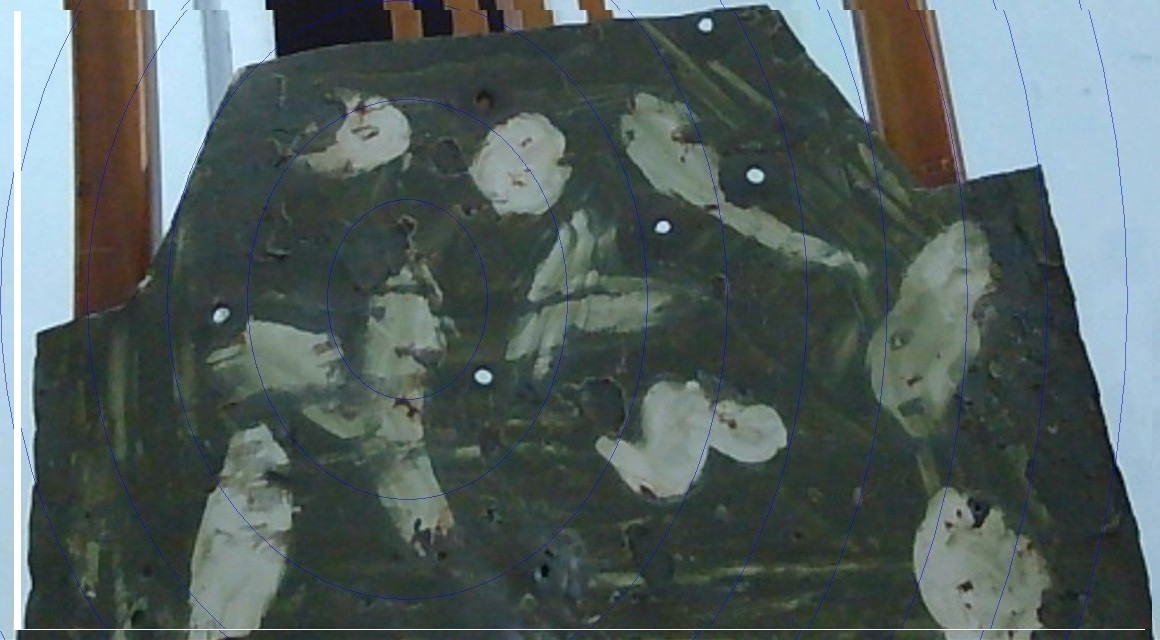
#> input picture test-1-2.jpg, 1160 x 640 px, found by its file name
$ python adaptive_thresholding.py
#> lines starting #> are read from the running program, lines starting #| are printed output that depends on the picture; after the words box and inside, x2 and y2 are one past the last pixel; in counts of white or black regions, pixels touching at a corner belong together
import cv2

# Load the image in grayscale
image = cv2.imread('./Images/Lane1/test-1-2.jpg', cv2.IMREAD_GRAYSCALE)
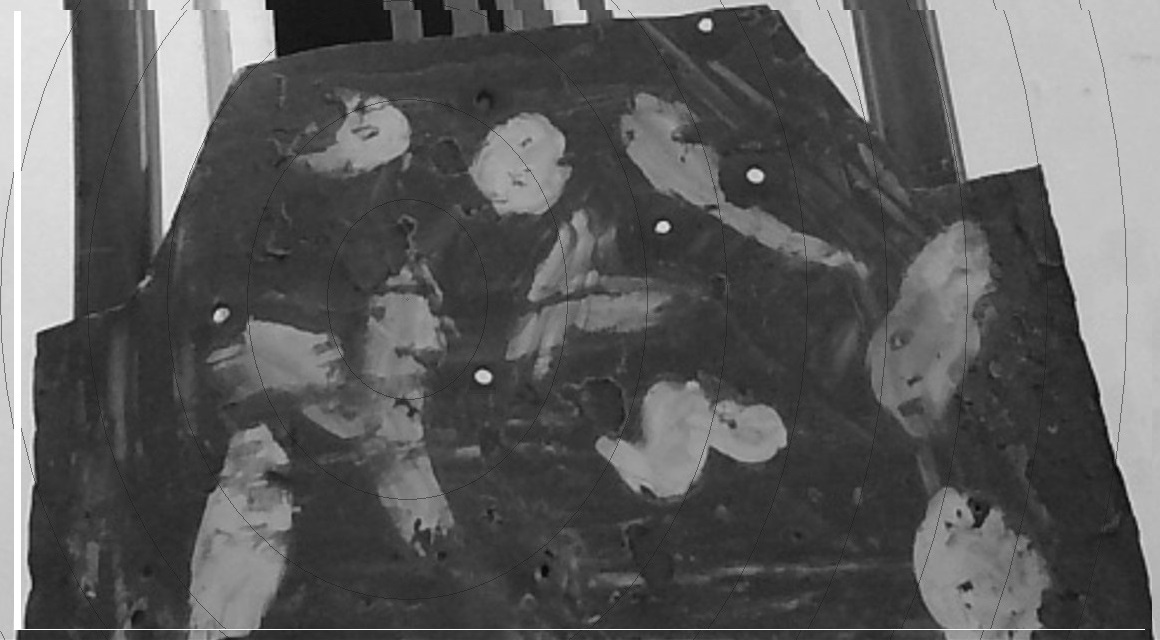
#> image: shape (640, 1160); min 4, max 255, mean 92.8

# Apply adaptive thresholding
adaptive_thresh = cv2.adaptiveThreshold(
    image,
    255,
    cv2.ADAPTIVE_THRESH_MEAN_C,
    cv2.THRESH_BINARY,
    11,  # Block size (local region size)
    2    # Constant subtracted from mean or weighted mean
)
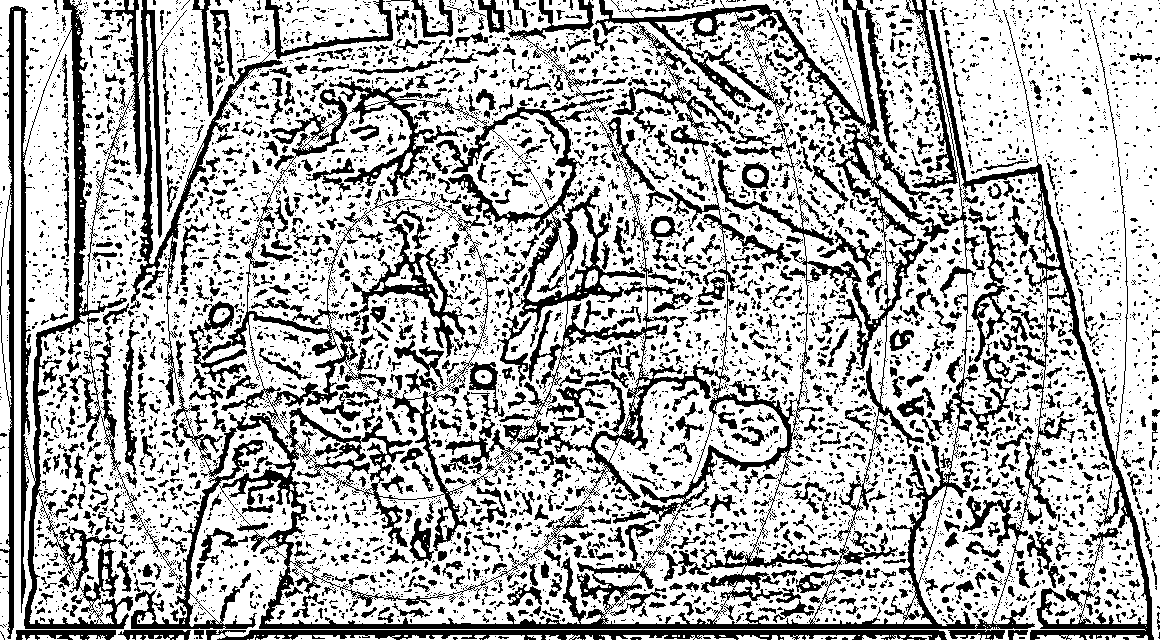
#> adaptive_thresh: shape (640, 1160); 70.1% white; 6150 black regions (4911 under 20 px), largest, box (x1, y1, x2, y2) and area: (0, 0, 1154, 640) 110278, (206, 630, 947, 640) 4942, (345, 207, 466, 358) 2922

# Display the result
cv2.imshow("Adaptive Thresholded Image", adaptive_thresh)
cv2.waitKey(0)
cv2.destroyAllWindows()
